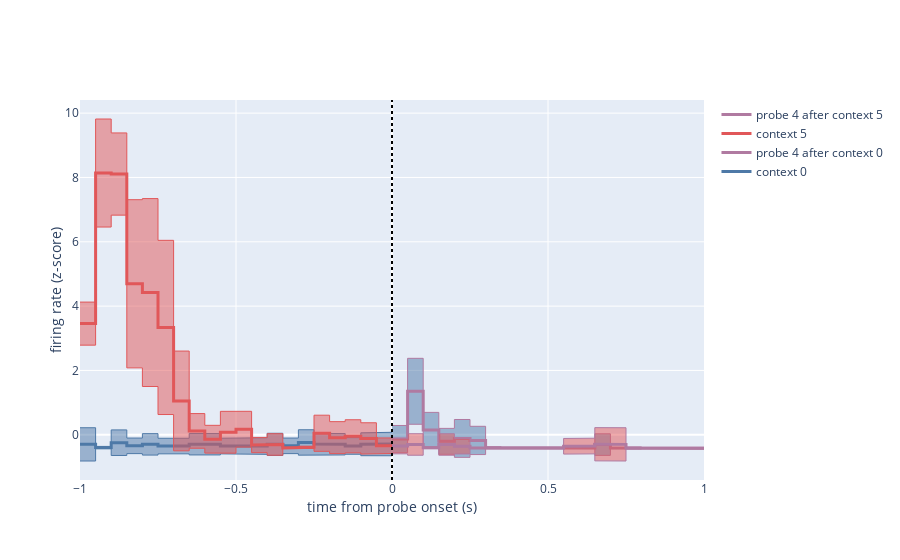

The code cell stored with this chart in its notebook:
### Code cell
i = 0
fig = plot_raw_pair(cellid=to_pool.iloc[0].id,
                    contexts=[int(s) for s in to_pool.iloc[0].context_pair.split('_')],
                    probe=to_pool.iloc[0].probe, raster_fs=20,
                    colors=TENCOLOR)
fig.show()
